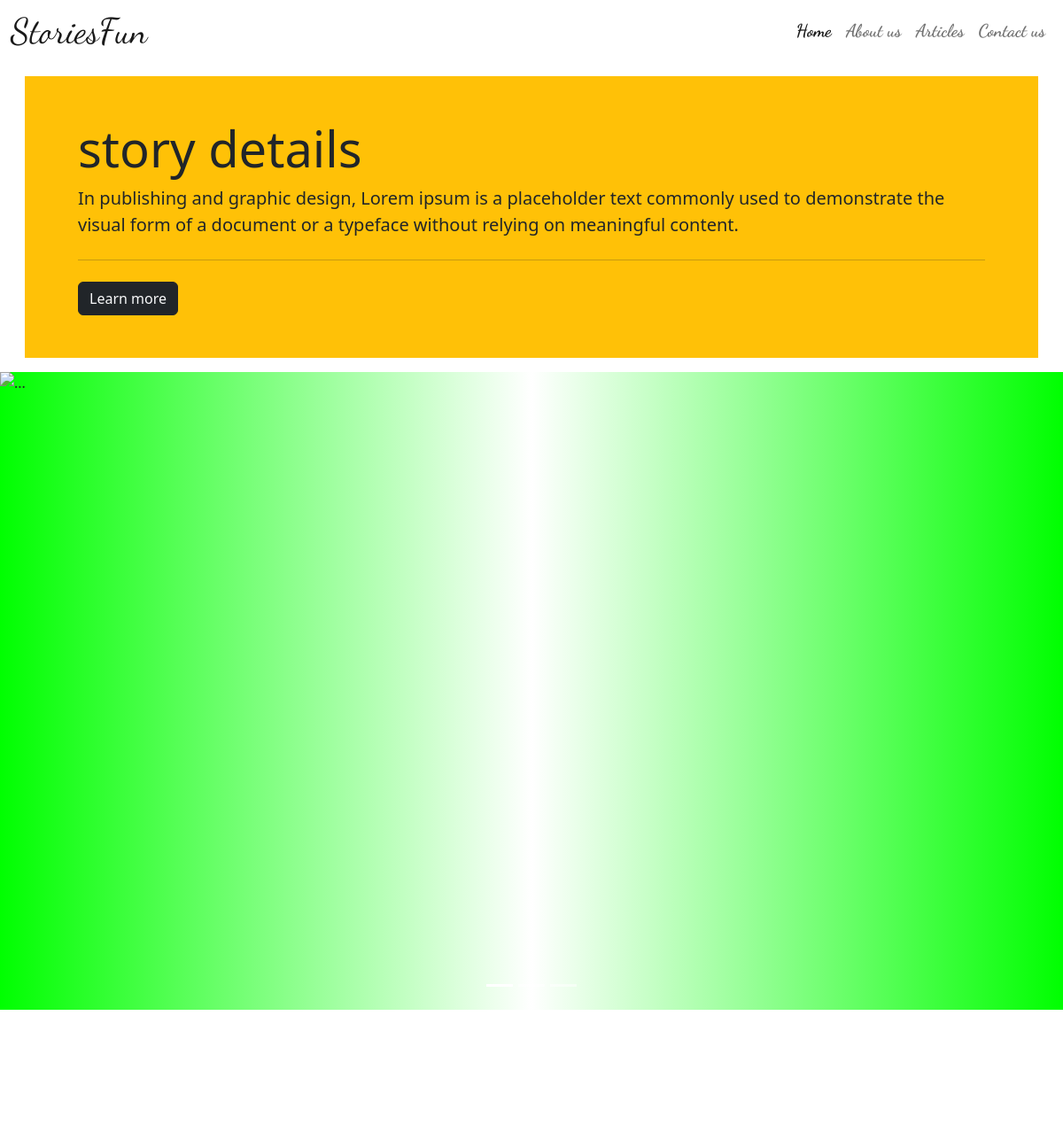
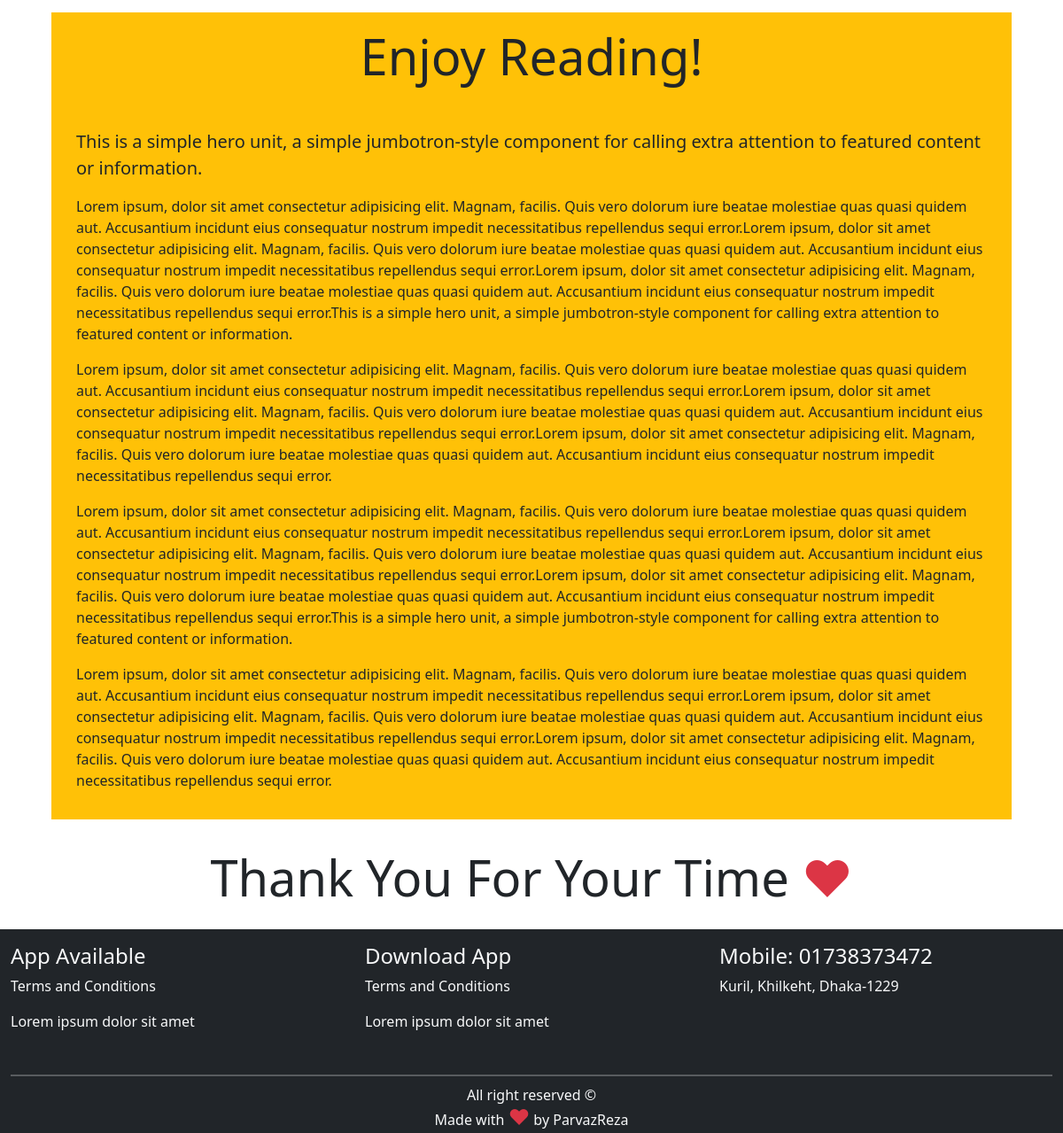
/stories/stories.php?stories_id=1, run on the app's committed database (2 pictures, top to bottom).
### tables this page shows
CREATE TABLE `topics` (
  `topic_id` int(11) NOT NULL,
  `topic_image` varchar(255) NOT NULL,
  `topic_name` varchar(255) NOT NULL,
  `topic_desc` text NOT NULL,
  `time_stamp` datetime NOT NULL DEFAULT current_timestamp()
);

### stories/stories.php (the view, shortened to what this page needs)
<!DOCTYPE html>
<html lang="en">
<head>
    <link href="https://cdn.jsdelivr.net/npm/bootstrap@5.2.3/dist/css/bootstrap.min.css" rel="stylesheet">
    <link rel="stylesheet" href="style.css">
    <link rel="stylesheet" href="https://cdnjs.cloudflare.com/ajax/libs/font-awesome/6.4.0/css/all.min.css" />
</head>
<body>
        <?php include './partials/connection.php' ?>
        <?php include './partials/header.php' ?>
        <?php
        $id = $_GET['stories_id'];
        $select = "SELECT * FROM `topics` WHERE topic_id='$id'";
        $result = mysqli_query($conn, $select);
        while($row = mysqli_fetch_assoc($result)){
            $topic_name = $row['topic_name'];
            $topic_desc= $row['topic_desc'];
        }
        ?>
        <div class="container-fluid">
            <div class="bg-warning p-5 rounded-lg m-3 ">
                <div class="container">
                    <h1 class="display-4"><?php echo $topic_name; ?></h1>
                    <p class="lead"><?php echo $topic_desc; ?></p>
                    <hr class="my-4">
                    <button class="btn btn-dark"><a class="text-light text-decoration-none" href="#reading" role="button">Learn more</a></button>
                </div>
            </div>
        </div>
        <div class="slider">
        <div id="carouselExampleIndicators" class="carousel slide" data-bs-ride="true">
            <div class="carousel-indicators">
                <button type="button" data-bs-target="#carouselExampleIndicators" data-bs-slide-to="0" class="active" aria-current="true" aria-label="Slide 1"></button>
                <button type="button" data-bs-target="#carouselExampleIndicators" data-bs-slide-to="1" aria-label="Slide 2"></button>
                <button type="button" data-bs-target="#carouselExampleIndicators" data-bs-slide-to="2" aria-label="Slide 3"></button>
            </div>
            <div class="carousel-inner">
                <div class="carousel-item active">
                    <img src="images/img11.jpg" class="d-block w-100" alt="...">
                </div>
            </div>
        </div>
    </div>
    <div class="container py-3" id="reading">
            <div class="bg-warning p-3 rounded-lg m-3 ">
                <div class="container">
                    <h1 class="display-4 text-center"><b>Enjoy Reading!</b></h1>
                    <p class="lead mt-3">This is a simple hero unit, a simple jumbotron-style component for calling extra attention to featured content or information.</p>
                    <p>Lorem ipsum, dolor sit amet consectetur adipisicing elit. Magnam, facilis. Quis vero dolorum iure beatae molestiae quas quasi quidem aut. Accusantium incidunt eius consequatur nostrum impedit necessitatibus repellendus sequi error.Lorem ipsum, dolor sit amet consectetur adipisicing elit. Magnam, facilis. Quis vero dolorum iure beatae molestiae quas quasi quidem aut. Accusantium incidunt eius consequatur nostrum impedit necessitatibus repellendus sequi error.Lorem ipsum, dolor sit amet consectetur adipisicing elit. Magnam, facilis. Quis vero dolorum iure beatae molestiae quas quasi quidem aut. Accusantium incidunt eius consequatur nostrum impedit necessitatibus repellendus sequi error.This is a simple hero unit, a simple jumbotron-style component for calling extra attention to featured content or information.</p>
                    <p>Lorem ipsum, dolor sit amet consectetur adipisicing elit. Magnam, facilis. Quis vero dolorum iure beatae molestiae quas quasi quidem aut. Accusantium incidunt eius consequatur nostrum impedit necessitatibus repellendus sequi error.Lorem ipsum, dolor sit amet consectetur adipisicing elit. Magnam, facilis. Quis vero dolorum iure beatae molestiae quas quasi quidem aut. Accusantium incidunt eius consequatur nostrum impedit necessitatibus repellendus sequi error.Lorem ipsum, dolor sit amet consectetur adipisicing elit. Magnam, facilis. Quis vero dolorum iure beatae molestiae quas quasi quidem aut. Accusantium incidunt eius consequatur nostrum impedit necessitatibus repellendus sequi error.</p>
                    <p>Lorem ipsum, dolor sit amet consectetur adipisicing elit. Magnam, facilis. Quis vero dolorum iure beatae molestiae quas quasi quidem aut. Accusantium incidunt eius consequatur nostrum impedit necessitatibus repellendus sequi error.Lorem ipsum, dolor sit amet consectetur adipisicing elit. Magnam, facilis. Quis vero dolorum iure beatae molestiae quas quasi quidem aut. Accusantium incidunt eius consequatur nostrum impedit necessitatibus repellendus sequi error.Lorem ipsum, dolor sit amet consectetur adipisicing elit. Magnam, facilis. Quis vero dolorum iure beatae molestiae quas quasi quidem aut. Accusantium incidunt eius consequatur nostrum impedit necessitatibus repellendus sequi error.This is a simple hero unit, a simple jumbotron-style component for calling extra attention to featured content or information.</p>
                    <p>Lorem ipsum, dolor sit amet consectetur adipisicing elit. Magnam, facilis. Quis vero dolorum iure beatae molestiae quas quasi quidem aut. Accusantium incidunt eius consequatur nostrum impedit necessitatibus repellendus sequi error.Lorem ipsum, dolor sit amet consectetur adipisicing elit. Magnam, facilis. Quis vero dolorum iure beatae molestiae quas quasi quidem aut. Accusantium incidunt eius consequatur nostrum impedit necessitatibus repellendus sequi error.Lorem ipsum, dolor sit amet consectetur adipisicing elit. Magnam, facilis. Quis vero dolorum iure beatae molestiae quas quasi quidem aut. Accusantium incidunt eius consequatur nostrum impedit necessitatibus repellendus sequi error.</p>
                </div>
            </div>
        </div>
        <div class="container-fluid mb-4">
            <h4 class="text-center display-4">Thank You For Your Time
                <span class="text-danger">&hearts; </span></h4>
        </div>
    <?php include './partials/footer.php' ?>
</body>
</html>

### stories/style.css (style rules this page uses)
* { padding:0; margin:0; box-sizing: border-box; }
.slider { height: 90vh; background-image: linear-gradient(to right,rgba(0.124,255,0.7),white,rgba(0.124,255,0.7)); margin-bottom: 120px; }
.carousel-item img { width:100%; height: 90vh; object-fit: cover; }

### data on the page
topics: topic_name "story details", topic_desc "In publishing and graphic design, Lorem ipsum is a placeholder text commonly used to demonstrate the visual form of a document or a typeface without relying on meaningful content."
